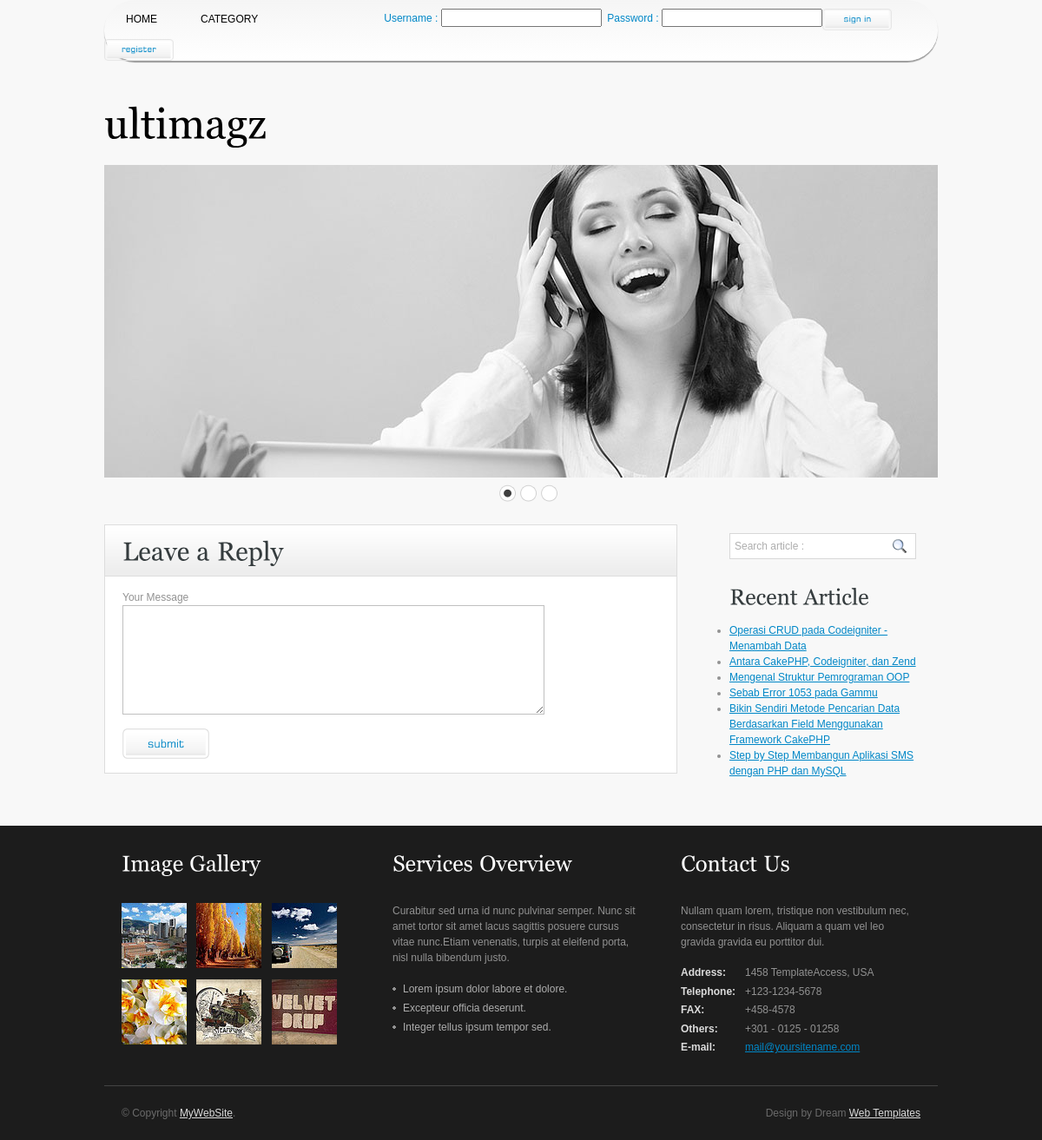
Page /user/show.php on the committed database.
### tables this page shows
CREATE TABLE IF NOT EXISTS `artikel` (
  `IDartikel` int(11) NOT NULL AUTO_INCREMENT,
  `judul` text NOT NULL,
  `kategori` varchar(25) NOT NULL,
  `isi` text NOT NULL,
  `tanggal` date NOT NULL,
  `gambar` text NOT NULL,
  `author` varchar(50) NOT NULL,
  `editor` varchar(50) NOT NULL,
  PRIMARY KEY (`IDartikel`)
);

### user/show.php (the view, shortened to what this page needs)
<!DOCTYPE html PUBLIC "-//W3C//DTD XHTML 1.0 Transitional//EN" "http://www.w3.org/TR/xhtml1/DTD/xhtml1-transitional.dtd">
<html xmlns="http://www.w3.org/1999/xhtml">
<head>
<link href="css/style.css" rel="stylesheet" type="text/css" />
<link rel="stylesheet" type="text/css" href="css/coin-slider.css" />
</head>
<body>
<div class="main">
  <div class="header">
    <div class="header_resize">
      <div>
            <ul id="menu">
            <li><a href="index.php" target="_self" >Home</a></li>
            <li><a href="" target="_self" >Category</a>
             </li>
             <?php
			if($_SESSION['user']==""){
			?>
            <li style="width:120px">&nbsp;</li>
             <form action="login.php" method="post">
             <li style="color:#0087c7">
                Username : <input type="text" name="username"/>
             </li>
             <li style="color:#0087c7">
                &nbsp;&nbsp;Password : <input type="password" name="password" />
             </li>
             <li style="width:80px">
                <input style="width:80px; height:25px;"type="image" name="imageField" id="imageField" src="images/signin.gif" class="send" />
             </li>
             </form>
             <li style="width:80px; padding:0;">
             	<a style="padding:0;" href="regist_user.php" target="_self" ><img src="images/register.gif" width="80px" height="25px" /></a>
             </li>
			 <?php }?>
            </ul>
        </div>
      <div class="logo">
        <h1><a href="index.html">ulti<span>magz</span></a></h1>
      </div>
      <div class="slider">
        <div id="coin-slider"> </div>
      </div>
    </div>
  </div>
  <div class="content">
    <div class="content_resize">
      <div class="mainbar">
      <div class="article">
          <h2><span>Leave a</span> Reply</h2>
          <form action="postcomment.php" method="post">
            <ol>
              <li>
                <label for="message">Your Message</label>
                <textarea id="message" name="message" rows="8" cols="50"></textarea>
              </li>
              <li>
                <input width="100px" height="35px"type="image" name="imageField" id="imageField" src="images/submit.gif" class="send" />
              </li>
            </ol>
          </form>
        </div>
      </div>
      <div class="sidebar">
        <div class="searchform">
          <form id="formsearch" name="formsearch" method="post" action="search.php">
            <span>
            <input name="editbox_search" class="editbox_search" id="editbox_search" maxlength="80" value="Search article :" type="text" />
            </span>
            <input name="button_search" src="images/search.gif" class="button_search" type="image" />
          </form>
        </div>
        <div class="gadget">
           <h2>Recent Article</h2>
           <ul>
           <?php
		   		$sql="SELECT * FROM artikel";
				$result=mysql_query($sql);
				while($row = mysql_fetch_array($result)) {
					echo "<li>" . "<a href='show.php?id=".$row['IDartikel']."'>".$row['judul']."</a>";
				}
		   ?>
           </ul>
        </div>
      </div>
    </div>
  </div>
  <div class="fbg">
    <div class="fbg_resize">
      <div class="col c1">
        <h2><span>Image</span> Gallery</h2>
        <a href="#"><img src="images/gal1.jpg" width="75" height="75" alt="" class="gal" /></a> <a href="#"><img src="images/gal2.jpg" width="75" height="75" alt="" class="gal" /></a> <a href="#"><img src="images/gal3.jpg" width="75" height="75" alt="" class="gal" /></a> <a href="#"><img src="images/gal4.jpg" width="75" height="75" alt="" class="gal" /></a> <a href="#"><img src="images/gal5.jpg" width="75" height="75" alt="" class="gal" /></a> <a href="#"><img src="images/gal6.jpg" width="75" height="75" alt="" class="gal" /></a> </div>
      <div class="col c2">
        <h2><span>Services</span> Overview</h2>
        <p>Curabitur sed urna id nunc pulvinar semper. Nunc sit amet tortor sit amet lacus sagittis posuere cursus vitae nunc.Etiam venenatis, turpis at eleifend porta, nisl nulla bibendum justo.</p>
        <ul class="fbg_ul">
          <li><a href="#">Lorem ipsum dolor labore et dolore.</a></li>
          <li><a href="#">Excepteur officia deserunt.</a></li>
          <li><a href="#">Integer tellus ipsum tempor sed.</a></li>
        </ul>
      </div>
      <div class="col c3">
        <h2><span>Contact</span> Us</h2>
        <p>Nullam quam lorem, tristique non vestibulum nec, consectetur in risus. Aliquam a quam vel leo gravida gravida eu porttitor dui.</p>
        <p class="contact_info"> <span>Address:</span> 1458 TemplateAccess, USA<br />
          <span>Telephone:</span> +123-1234-5678<br />
          <span>FAX:</span> +458-4578<br />
          <span>Others:</span> +301 - 0125 - 01258<br />
          <span>E-mail:</span> <a href="#">mail@yoursitename.com</a> </p>
      </div>
    </div>
  </div>
  <div class="footer">
    <div class="footer_resize">
      <p class="lf">&copy; Copyright <a href="#">MyWebSite</a>.</p>
      <p class="rf">Design by Dream <a href="http://www.dreamtemplate.com/">Web Templates</a></p>
    </div>
  </div>
</div>
</body>
</html>

### rows in the picture
artikel: judul "Operasi CRUD pada Codeigniter - Menambah Data"
artikel: judul "Antara CakePHP, Codeigniter, dan Zend"
artikel: judul "Mengenal Struktur Pemrograman OOP"
artikel: judul "Sebab Error 1053 pada Gammu"
artikel: judul "Bikin Sendiri Metode Pencarian Data Berdasarkan Field Menggunakan Framework CakePHP"
artikel: judul "Step by Step Membangun Aplikasi SMS dengan PHP dan MySQL"
